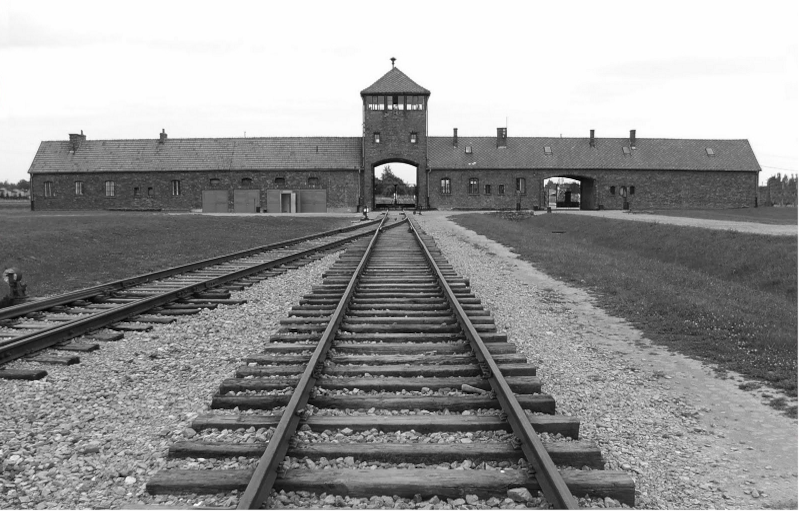

Tiled map render using the project's own tile images. Description and the whole map definition, tile-layer contents included, below:
An orthogonal 50x32 tile map with 16x16 px tiles, 1 tile layer (Tile Layer 1).

<map version="1.4" tiledversion="1.4.1" orientation="orthogonal" renderorder="right-down" width="50" height="32" tilewidth="16" tileheight="16" infinite="0" nextlayerid="2" nextobjectid="1">
 <tileset firstgid="1" source="buildings-mike-pence-conversion-therapy-death-camp-interior.tsx" />
 <layer id="1" name="Tile Layer 1" width="50" height="32">
  <data encoding="csv">
1,2,3,4,5,6,7,8,9,10,11,12,13,14,15,16,17,18,19,20,21,22,23,24,25,26,27,28,29,30,31,32,33,34,35,36,37,38,39,40,41,42,43,44,45,46,47,48,49,50,
51,52,53,54,55,56,57,58,59,60,61,62,63,64,65,66,67,68,69,70,71,72,73,74,75,76,77,78,79,80,81,82,83,84,85,86,87,88,89,90,91,92,93,94,95,96,97,98,99,100,
101,102,103,104,105,106,107,108,109,110,111,112,113,114,115,116,117,118,119,120,121,122,123,124,125,126,127,128,129,130,131,132,133,134,135,136,137,138,139,140,141,142,143,144,145,146,147,148,149,150,
151,152,153,154,155,156,157,158,159,160,161,162,163,164,165,166,167,168,169,170,171,172,173,174,175,176,177,178,179,180,181,182,183,184,185,186,187,188,189,190,191,192,193,194,195,196,197,198,199,200,
201,202,203,204,205,206,207,208,209,210,211,212,213,214,215,216,217,218,219,220,221,222,223,224,225,226,227,228,229,230,231,232,233,234,235,236,237,238,239,240,241,242,243,244,245,246,247,248,249,250,
251,252,253,254,255,256,257,258,259,260,261,262,263,264,265,266,267,268,269,270,271,272,273,274,275,276,277,278,279,280,281,282,283,284,285,286,287,288,289,290,291,292,293,294,295,296,297,298,299,300,
301,302,303,304,305,306,307,308,309,310,311,312,313,314,315,316,317,318,319,320,321,322,323,324,325,326,327,328,329,330,331,332,333,334,335,336,337,338,339,340,341,342,343,344,345,346,347,348,349,350,
351,352,353,354,355,356,357,358,359,360,361,362,363,364,365,366,367,368,369,370,371,372,373,374,375,376,377,378,379,380,381,382,383,384,385,386,387,388,389,390,391,392,393,394,395,396,397,398,399,400,
401,402,403,404,405,406,407,408,409,410,411,412,413,414,415,416,417,418,419,420,421,422,423,424,425,426,427,428,429,430,431,432,433,434,435,436,437,438,439,440,441,442,443,444,445,446,447,448,449,450,
451,452,453,454,455,456,457,458,459,460,461,462,463,464,465,466,467,468,469,470,471,472,473,474,475,476,477,478,479,480,481,482,483,484,485,486,487,488,489,490,491,492,493,494,495,496,497,498,499,500,
501,502,503,504,505,506,507,508,509,510,511,512,513,514,515,516,517,518,519,520,521,522,523,524,525,526,527,528,529,530,531,532,533,534,535,536,537,538,539,540,541,542,543,544,545,546,547,548,549,550,
551,552,553,554,555,556,557,558,559,560,561,562,563,564,565,566,567,568,569,570,571,572,573,574,575,576,577,578,579,580,581,582,583,584,585,586,587,588,589,590,591,592,593,594,595,596,597,598,599,600,
601,602,603,604,605,606,607,608,609,610,611,612,613,614,615,616,617,618,619,620,621,622,623,624,625,626,627,628,629,630,631,632,633,634,635,636,637,638,639,640,641,642,643,644,645,646,647,648,649,650,
651,652,653,654,655,656,657,658,659,660,661,662,663,664,665,666,667,668,669,670,671,672,673,674,675,676,677,678,679,680,681,682,683,684,685,686,687,688,689,690,691,692,693,694,695,696,697,698,699,700,
701,702,703,704,705,706,707,708,709,710,711,712,713,714,715,716,717,718,719,720,721,722,723,724,725,726,727,728,729,730,731,732,733,734,735,736,737,738,739,740,741,742,743,744,745,746,747,748,749,750,
751,752,753,754,755,756,757,758,759,760,761,762,763,764,765,766,767,768,769,770,771,772,773,774,775,776,777,778,779,780,781,782,783,784,785,786,787,788,789,790,791,792,793,794,795,796,797,798,799,800,
801,802,803,804,805,806,807,808,809,810,811,812,813,814,815,816,817,818,819,820,821,822,823,824,825,826,827,828,829,830,831,832,833,834,835,836,837,838,839,840,841,842,843,844,845,846,847,848,849,850,
851,852,853,854,855,856,857,858,859,860,861,862,863,864,865,866,867,868,869,870,871,872,873,874,875,876,877,878,879,880,881,882,883,884,885,886,887,888,889,890,891,892,893,894,895,896,897,898,899,900,
901,902,903,904,905,906,907,908,909,910,911,912,913,914,915,916,917,918,919,920,921,922,923,924,925,926,927,928,929,930,931,932,933,934,935,936,937,938,939,940,941,942,943,944,945,946,947,948,949,950,
951,952,953,954,955,956,957,958,959,960,961,962,963,964,965,966,967,968,969,970,971,972,973,974,975,976,977,978,979,980,981,982,983,984,985,986,987,988,989,990,991,992,993,994,995,996,997,998,999,1000,
1001,1002,1003,1004,1005,1006,1007,1008,1009,1010,1011,1012,1013,1014,1015,1016,1017,1018,1019,1020,1021,1022,1023,1024,1025,1026,1027,1028,1029,1030,1031,1032,1033,1034,1035,1036,1037,1038,1039,1040,1041,1042,1043,1044,1045,1046,1047,1048,1049,1050,
1051,1052,1053,1054,1055,1056,1057,1058,1059,1060,1061,1062,1063,1064,1065,1066,1067,1068,1069,1070,1071,1072,1073,1074,1075,1076,1077,1078,1079,1080,1081,1082,1083,1084,1085,1086,1087,1088,1089,1090,1091,1092,1093,1094,1095,1096,1097,1098,1099,1100,
1101,1102,1103,1104,1105,1106,1107,1108,1109,1110,1111,1112,1113,1114,1115,1116,1117,1118,1119,1120,1121,1122,1123,1124,1125,1126,1127,1128,1129,1130,1131,1132,1133,1134,1135,1136,1137,1138,1139,1140,1141,1142,1143,1144,1145,1146,1147,1148,1149,1150,
1151,1152,1153,1154,1155,1156,1157,1158,1159,1160,1161,1162,1163,1164,1165,1166,1167,1168,1169,1170,1171,1172,1173,1174,1175,1176,1177,1178,1179,1180,1181,1182,1183,1184,1185,1186,1187,1188,1189,1190,1191,1192,1193,1194,1195,1196,1197,1198,1199,1200,
1201,1202,1203,1204,1205,1206,1207,1208,1209,1210,1211,1212,1213,1214,1215,1216,1217,1218,1219,1220,1221,1222,1223,1224,1225,1226,1227,1228,1229,1230,1231,1232,1233,1234,1235,1236,1237,1238,1239,1240,1241,1242,1243,1244,1245,1246,1247,1248,1249,1250,
1251,1252,1253,1254,1255,1256,1257,1258,1259,1260,1261,1262,1263,1264,1265,1266,1267,1268,1269,1270,1271,1272,1273,1274,1275,1276,1277,1278,1279,1280,1281,1282,1283,1284,1285,1286,1287,1288,1289,1290,1291,1292,1293,1294,1295,1296,1297,1298,1299,1300,
1301,1302,1303,1304,1305,1306,1307,1308,1309,1310,1311,1312,1313,1314,1315,1316,1317,1318,1319,1320,1321,1322,1323,1324,1325,1326,1327,1328,1329,1330,1331,1332,1333,1334,1335,1336,1337,1338,1339,1340,1341,1342,1343,1344,1345,1346,1347,1348,1349,1350,
1351,1352,1353,1354,1355,1356,1357,1358,1359,1360,1361,1362,1363,1364,1365,1366,1367,1368,1369,1370,1371,1372,1373,1374,1375,1376,1377,1378,1379,1380,1381,1382,1383,1384,1385,1386,1387,1388,1389,1390,1391,1392,1393,1394,1395,1396,1397,1398,1399,1400,
1401,1402,1403,1404,1405,1406,1407,1408,1409,1410,1411,1412,1413,1414,1415,1416,1417,1418,1419,1420,1421,1422,1423,1424,1425,1426,1427,1428,1429,1430,1431,1432,1433,1434,1435,1436,1437,1438,1439,1440,1441,1442,1443,1444,1445,1446,1447,1448,1449,1450,
1451,1452,1453,1454,1455,1456,1457,1458,1459,1460,1461,1462,1463,1464,1465,1466,1467,1468,1469,1470,1471,1472,1473,1474,1475,1476,1477,1478,1479,1480,1481,1482,1483,1484,1485,1486,1487,1488,1489,1490,1491,1492,1493,1494,1495,1496,1497,1498,1499,1500,
1501,1502,1503,1504,1505,1506,1507,1508,1509,1510,1511,1512,1513,1514,1515,1516,1517,1518,1519,1520,1521,1522,1523,1524,1525,1526,1527,1528,1529,1530,1531,1532,1533,1534,1535,1536,1537,1538,1539,1540,1541,1542,1543,1544,1545,1546,1547,1548,1549,1550,
1551,1552,1553,1554,1555,1556,1557,1558,1559,1560,1561,1562,1563,1564,1565,1566,1567,1568,1569,1570,1571,1572,1573,1574,1575,1576,1577,1578,1579,1580,1581,1582,1583,1584,1585,1586,1587,1588,1589,1590,1591,1592,1593,1594,1595,1596,1597,1598,1599,1600
</data>
 </layer>
</map>
